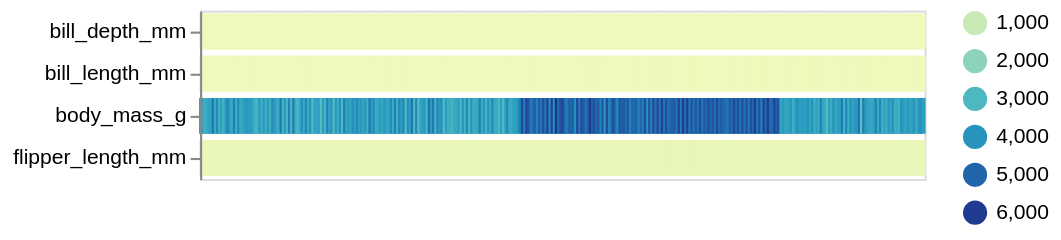

Write notebook code for a chart like this one.
### Markdown cell above
By default each column's values are rescaled according to its min and max value
so that all columns have values between between 0 and 1,
which makes the heatmap more effective.
The `rescale` parameter also takes a custom function
or can be turned off to use the raw values directly.
However, 
this is usually not very insightful
since columns with high values will dominate the colorscale
so that it is hard to pick out structure in the data.

### Code cell
aly.heatmap(penguins, rescale=None)

### Figure 1 — Vega-Lite specification as saved in the notebook (floating-point values rounded to 4 significant figures; data arrays with more than 128 entries replaced by an {"elided": "..."} marker saying what was removed)
{"config": {"view": {"continuousWidth": 300, "continuousHeight": 300}}, "data": {"name": "data-c8a2a8f1c50259be8be258068b8097e2"}, "mark": {"type": "rect", "height": 16}, "encoding": {"color": {"field": "value", "legend": {"orient": "right", "type": "gradient"}, "scale": {"scheme": "yellowgreenblue"}, "title": null, "type": "quantitative"}, "stroke": {"field": "value", "scale": {"scheme": "yellowgreenblue"}, "type": "quantitative"}, "tooltip": {"field": "value", "type": "quantitative"}, "x": {"axis": null, "field": "index", "title": null, "type": "ordinal"}, "y": {"field": "key", "title": null, "type": "nominal"}}, "transform": [{"window": [{"op": "count", "as": "index"}]}, {"fold": ["bill_length_mm", "bill_depth_mm", "flipper_length_mm", "body_mass_g"]}], "width": 344, "$schema": "https://vega.github.io/schema/vega-lite/v6.4.1.json", "datasets": {"data-c8a2a8f1c50259be8be258068b8097e2": {"elided": "344 records"}}}
